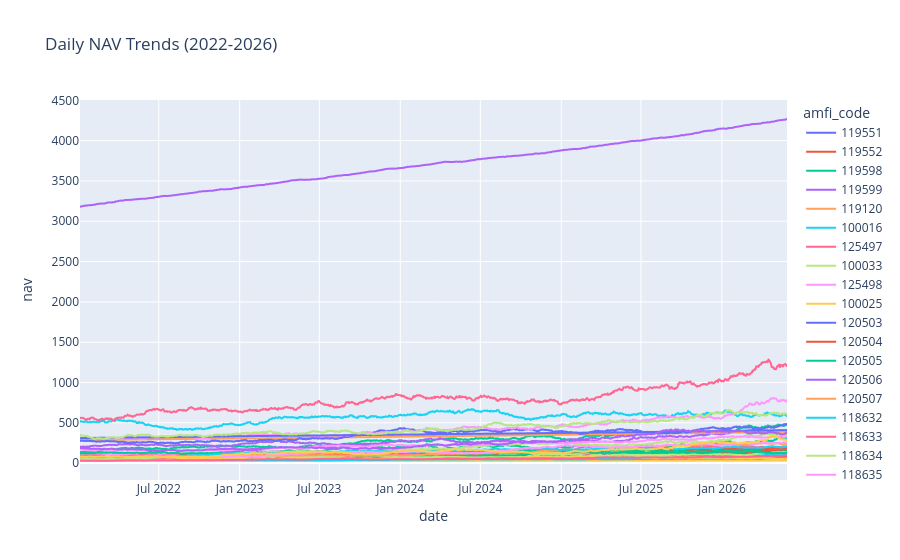

This figure's notebook cell:
### Code cell
nav["date"] = pd.to_datetime(nav["date"])

fig = px.line(
    nav,
    x="date",
    y="nav",
    color="amfi_code",
    title="Daily NAV Trends (2022-2026)"
)

fig.show()

### Figure 1 — Plotly figure (JSON) as saved in the notebook; plotly's stock layout.template omitted (floating-point values rounded to 4 significant figures; data arrays with more than 128 entries replaced by an {"elided": "..."} marker saying what was removed)
{"data": [{"hovertemplate": "amfi_code=119551<br>date=%{x}<br>nav=%{y}<extra></extra>", "legendgroup": "119551", "line": {"color": "#636efa", "dash": "solid"}, "marker": {"symbol": "circle"}, "mode": "lines", "name": "119551", "showlegend": true, "type": "scattergl", "x": {"elided": "1150 str values"}, "xaxis": "x", "y": {"elided": "1150 float values"}, "yaxis": "y"}, {"hovertemplate": "amfi_code=119552<br>date=%{x}<br>nav=%{y}<extra></extra>", "legendgroup": "119552", "line": {"color": "#EF553B", "dash": "solid"}, "marker": {"symbol": "circle"}, "mode": "lines", "name": "119552", "showlegend": true, "type": "scattergl", "x": {"elided": "1150 str values"}, "xaxis": "x", "y": {"elided": "1150 float values"}, "yaxis": "y"}, {"hovertemplate": "amfi_code=119598<br>date=%{x}<br>nav=%{y}<extra></extra>", "legendgroup": "119598", "line": {"color": "#00cc96", "dash": "solid"}, "marker": {"symbol": "circle"}, "mode": "lines", "name": "119598", "showlegend": true, "type": "scattergl", "x": {"elided": "1150 str values"}, "xaxis": "x", "y": {"elided": "1150 float values"}, "yaxis": "y"}, {"hovertemplate": "amfi_code=119599<br>date=%{x}<br>nav=%{y}<extra></extra>", "legendgroup": "119599", "line": {"color": "#ab63fa", "dash": "solid"}, "marker": {"symbol": "circle"}, "mode": "lines", "name": "119599", "showlegend": true, "type": "scattergl", "x": {"elided": "1150 str values"}, "xaxis": "x", "y": {"elided": "1150 float values"}, "yaxis": "y"}, {"hovertemplate": "amfi_code=119120<br>date=%{x}<br>nav=%{y}<extra></extra>", "legendgroup": "119120", "line": {"color": "#FFA15A", "dash": "solid"}, "marker": {"symbol": "circle"}, "mode": "lines", "name": "119120", "showlegend": true, "type": "scattergl", "x": {"elided": "1150 str values"}, "xaxis": "x", "y": {"elided": "1150 float values"}, "yaxis": "y"}, {"hovertemplate": "amfi_code=100016<br>date=%{x}<br>nav=%{y}<extra></extra>", "legendgroup": "100016", "line": {"color": "#19d3f3", "dash": "solid"}, "marker": {"symbol": "circle"}, "mode": "lines", "name": "100016", "showlegend": true, "type": "scattergl", "x": {"elided": "1150 str values"}, "xaxis": "x", "y": {"elided": "1150 float values"}, "yaxis": "y"}, {"hovertemplate": "amfi_code=125497<br>date=%{x}<br>nav=%{y}<extra></extra>", "legendgroup": "125497", "line": {"color": "#FF6692", "dash": "solid"}, "marker": {"symbol": "circle"}, "mode": "lines", "name": "125497", "showlegend": true, "type": "scattergl", "x": {"elided": "1150 str values"}, "xaxis": "x", "y": {"elided": "1150 float values"}, "yaxis": "y"}, {"hovertemplate": "amfi_code=100033<br>date=%{x}<br>nav=%{y}<extra></extra>", "legendgroup": "100033", "line": {"color": "#B6E880", "dash": "solid"}, "marker": {"symbol": "circle"}, "mode": "lines", "name": "100033", "showlegend": true, "type": "scattergl", "x": {"elided": "1150 str values"}, "xaxis": "x", "y": {"elided": "1150 float values"}, "yaxis": "y"}, {"hovertemplate": "amfi_code=125498<br>date=%{x}<br>nav=%{y}<extra></extra>", "legendgroup": "125498", "line": {"color": "#FF97FF", "dash": "solid"}, "marker": {"symbol": "circle"}, "mode": "lines", "name": "125498", "showlegend": true, "type": "scattergl", "x": {"elided": "1150 str values"}, "xaxis": "x", "y": {"elided": "1150 float values"}, "yaxis": "y"}, {"hovertemplate": "amfi_code=100025<br>date=%{x}<br>nav=%{y}<extra></extra>", "legendgroup": "100025", "line": {"color": "#FECB52", "dash": "solid"}, "marker": {"symbol": "circle"}, "mode": "lines", "name": "100025", "showlegend": true, "type": "scattergl", "x": {"elided": "1150 str values"}, "xaxis": "x", "y": {"elided": "1150 float values"}, "yaxis": "y"}, {"hovertemplate": "amfi_code=120503<br>date=%{x}<br>nav=%{y}<extra></extra>", "legendgroup": "120503", "line": {"color": "#636efa", "dash": "solid"}, "marker": {"symbol": "circle"}, "mode": "lines", "name": "120503", "showlegend": true, "type": "scattergl", "x": {"elided": "1150 str values"}, "xaxis": "x", "y": {"elided": "1150 float values"}, "yaxis": "y"}, {"hovertemplate": "amfi_code=120504<br>date=%{x}<br>nav=%{y}<extra></extra>", "legendgroup": "120504", "line": {"color": "#EF553B", "dash": "solid"}, "marker": {"symbol": "circle"}, "mode": "lines", "name": "120504", "showlegend": true, "type": "scattergl", "x": {"elided": "1150 str values"}, "xaxis": "x", "y": {"elided": "1150 float values"}, "yaxis": "y"}, {"hovertemplate": "amfi_code=120505<br>date=%{x}<br>nav=%{y}<extra></extra>", "legendgroup": "120505", "line": {"color": "#00cc96", "dash": "solid"}, "marker": {"symbol": "circle"}, "mode": "lines", "name": "120505", "showlegend": true, "type": "scattergl", "x": {"elided": "1150 str values"}, "xaxis": "x", "y": {"elided": "1150 float values"}, "yaxis": "y"}, {"hovertemplate": "amfi_code=120506<br>date=%{x}<br>nav=%{y}<extra></extra>", "legendgroup": "120506", "line": {"color": "#ab63fa", "dash": "solid"}, "marker": {"symbol": "circle"}, "mode": "lines", "name": "120506", "showlegend": true, "type": "scattergl", "x": {"elided": "1150 str values"}, "xaxis": "x", "y": {"elided": "1150 float values"}, "yaxis": "y"}, {"hovertemplate": "amfi_code=120507<br>date=%{x}<br>nav=%{y}<extra></extra>", "legendgroup": "120507", "line": {"color": "#FFA15A", "dash": "solid"}, "marker": {"symbol": "circle"}, "mode": "lines", "name": "120507", "showlegend": true, "type": "scattergl", "x": {"elided": "1150 str values"}, "xaxis": "x", "y": {"elided": "1150 float values"}, "yaxis": "y"}, {"hovertemplate": "amfi_code=118632<br>date=%{x}<br>nav=%{y}<extra></extra>", "legendgroup": "118632", "line": {"color": "#19d3f3", "dash": "solid"}, "marker": {"symbol": "circle"}, "mode": "lines", "name": "118632", "showlegend": true, "type": "scattergl", "x": {"elided": "1150 str values"}, "xaxis": "x", "y": {"elided": "1150 float values"}, "yaxis": "y"}, {"hovertemplate": "amfi_code=118633<br>date=%{x}<br>nav=%{y}<extra></extra>", "legendgroup": "118633", "line": {"color": "#FF6692", "dash": "solid"}, "marker": {"symbol": "circle"}, "mode": "lines", "name": "118633", "showlegend": true, "type": "scattergl", "x": {"elided": "1150 str values"}, "xaxis": "x", "y": {"elided": "1150 float values"}, "yaxis": "y"}, {"hovertemplate": "amfi_code=118634<br>date=%{x}<br>nav=%{y}<extra></extra>", "legendgroup": "118634", "line": {"color": "#B6E880", "dash": "solid"}, "marker": {"symbol": "circle"}, "mode": "lines", "name": "118634", "showlegend": true, "type": "scattergl", "x": {"elided": "1150 str values"}, "xaxis": "x", "y": {"elided": "1150 float values"}, "yaxis": "y"}, {"hovertemplate": "amfi_code=118635<br>date=%{x}<br>nav=%{y}<extra></extra>", "legendgroup": "118635", "line": {"color": "#FF97FF", "dash": "solid"}, "marker": {"symbol": "circle"}, "mode": "lines", "name": "118635", "showlegend": true, "type": "scattergl", "x": {"elided": "1150 str values"}, "xaxis": "x", "y": {"elided": "1150 float values"}, "yaxis": "y"}, {"hovertemplate": "amfi_code=118636<br>date=%{x}<br>nav=%{y}<extra></extra>", "legendgroup": "118636", "line": {"color": "#FECB52", "dash": "solid"}, "marker": {"symbol": "circle"}, "mode": "lines", "name": "118636", "showlegend": true, "type": "scattergl", "x": {"elided": "1150 str values"}, "xaxis": "x", "y": {"elided": "1150 float values"}, "yaxis": "y"}, {"hovertemplate": "amfi_code=120841<br>date=%{x}<br>nav=%{y}<extra></extra>", "legendgroup": "120841", "line": {"color": "#636efa", "dash": "solid"}, "marker": {"symbol": "circle"}, "mode": "lines", "name": "120841", "showlegend": true, "type": "scattergl", "x": {"elided": "1150 str values"}, "xaxis": "x", "y": {"elided": "1150 float values"}, "yaxis": "y"}, {"hovertemplate": "amfi_code=120842<br>date=%{x}<br>nav=%{y}<extra></extra>", "legendgroup": "120842", "line": {"color": "#EF553B", "dash": "solid"}, "marker": {"symbol": "circle"}, "mode": "lines", "name": "120842", "showlegend": true, "type": "scattergl", "x": {"elided": "1150 str values"}, "xaxis": "x", "y": {"elided": "1150 float values"}, "yaxis": "y"}, {"hovertemplate": "amfi_code=120843<br>date=%{x}<br>nav=%{y}<extra></extra>", "legendgroup": "120843", "line": {"color": "#00cc96", "dash": "solid"}, "marker": {"symbol": "circle"}, "mode": "lines", "name": "120843", "showlegend": true, "type": "scattergl", "x": {"elided": "1150 str values"}, "xaxis": "x", "y": {"elided": "1150 float values"}, "yaxis": "y"}, {"hovertemplate": "amfi_code=120844<br>date=%{x}<br>nav=%{y}<extra></extra>", "legendgroup": "120844", "line": {"color": "#ab63fa", "dash": "solid"}, "marker": {"symbol": "circle"}, "mode": "lines", "name": "120844", "showlegend": true, "type": "scattergl", "x": {"elided": "1150 str values"}, "xaxis": "x", "y": {"elided": "1150 float values"}, "yaxis": "y"}, {"hovertemplate": "amfi_code=119092<br>date=%{x}<br>nav=%{y}<extra></extra>", "legendgroup": "119092", "line": {"color": "#FFA15A", "dash": "solid"}, "marker": {"symbol": "circle"}, "mode": "lines", "name": "119092", "showlegend": true, "type": "scattergl", "x": {"elided": "1150 str values"}, "xaxis": "x", "y": {"elided": "1150 float values"}, "yaxis": "y"}, {"hovertemplate": "amfi_code=119093<br>date=%{x}<br>nav=%{y}<extra></extra>", "legendgroup": "119093", "line": {"color": "#19d3f3", "dash": "solid"}, "marker": {"symbol": "circle"}, "mode": "lines", "name": "119093", "showlegend": true, "type": "scattergl", "x": {"elided": "1150 str values"}, "xaxis": "x", "y": {"elided": "1150 float values"}, "yaxis": "y"}, {"hovertemplate": "amfi_code=119094<br>date=%{x}<br>nav=%{y}<extra></extra>", "legendgroup": "119094", "line": {"color": "#FF6692", "dash": "solid"}, "marker": {"symbol": "circle"}, "mode": "lines", "name": "119094", "showlegend": true, "type": "scattergl", "x": {"elided": "1150 str values"}, "xaxis": "x", "y": {"elided": "1150 float values"}, "yaxis": "y"}, {"hovertemplate": "amfi_code=119095<br>date=%{x}<br>nav=%{y}<extra></extra>", "legendgroup": "119095", "line": {"color": "#B6E880", "dash": "solid"}, "marker": {"symbol": "circle"}, "mode": "lines", "name": "119095", "showlegend": true, "type": "scattergl", "x": {"elided": "1150 str values"}, "xaxis": "x", "y": {"elided": "1150 float values"}, "yaxis": "y"}, {"hovertemplate": "amfi_code=101206<br>date=%{x}<br>nav=%{y}<extra></extra>", "legendgroup": "101206", "line": {"color": "#FF97FF", "dash": "solid"}, "marker": {"symbol": "circle"}, "mode": "lines", "name": "101206", "showlegend": true, "type": "scattergl", "x": {"elided": "1150 str values"}, "xaxis": "x", "y": {"elided": "1150 float values"}, "yaxis": "y"}, {"hovertemplate": "amfi_code=101207<br>date=%{x}<br>nav=%{y}<extra></extra>", "legendgroup": "101207", "line": {"color": "#FECB52", "dash": "solid"}, "marker": {"symbol": "circle"}, "mode": "lines", "name": "101207", "showlegend": true, "type": "scattergl", "x": {"elided": "1150 str values"}, "xaxis": "x", "y": {"elided": "1150 float values"}, "yaxis": "y"}, {"hovertemplate": "amfi_code=101208<br>date=%{x}<br>nav=%{y}<extra></extra>", "legendgroup": "101208", "line": {"color": "#636efa", "dash": "solid"}, "marker": {"symbol": "circle"}, "mode": "lines", "name": "101208", "showlegend": true, "type": "scattergl", "x": {"elided": "1150 str values"}, "xaxis": "x", "y": {"elided": "1150 float values"}, "yaxis": "y"}, {"hovertemplate": "amfi_code=102885<br>date=%{x}<br>nav=%{y}<extra></extra>", "legendgroup": "102885", "line": {"color": "#EF553B", "dash": "solid"}, "marker": {"symbol": "circle"}, "mode": "lines", "name": "102885", "showlegend": true, "type": "scattergl", "x": {"elided": "1150 str values"}, "xaxis": "x", "y": {"elided": "1150 float values"}, "yaxis": "y"}, {"hovertemplate": "amfi_code=102886<br>date=%{x}<br>nav=%{y}<extra></extra>", "legendgroup": "102886", "line": {"color": "#00cc96", "dash": "solid"}, "marker": {"symbol": "circle"}, "mode": "lines", "name": "102886", "showlegend": true, "type": "scattergl", "x": {"elided": "1150 str values"}, "xaxis": "x", "y": {"elided": "1150 float values"}, "yaxis": "y"}, {"hovertemplate": "amfi_code=102887<br>date=%{x}<br>nav=%{y}<extra></extra>", "legendgroup": "102887", "line": {"color": "#ab63fa", "dash": "solid"}, "marker": {"symbol": "circle"}, "mode": "lines", "name": "102887", "showlegend": true, "type": "scattergl", "x": {"elided": "1150 str values"}, "xaxis": "x", "y": {"elided": "1150 float values"}, "yaxis": "y"}, {"hovertemplate": "amfi_code=148567<br>date=%{x}<br>nav=%{y}<extra></extra>", "legendgroup": "148567", "line": {"color": "#FFA15A", "dash": "solid"}, "marker": {"symbol": "circle"}, "mode": "lines", "name": "148567", "showlegend": true, "type": "scattergl", "x": {"elided": "1150 str values"}, "xaxis": "x", "y": {"elided": "1150 float values"}, "yaxis": "y"}, {"hovertemplate": "amfi_code=148568<br>date=%{x}<br>nav=%{y}<extra></extra>", "legendgroup": "148568", "line": {"color": "#19d3f3", "dash": "solid"}, "marker": {"symbol": "circle"}, "mode": "lines", "name": "148568", "showlegend": true, "type": "scattergl", "x": {"elided": "1150 str values"}, "xaxis": "x", "y": {"elided": "1150 float values"}, "yaxis": "y"}, {"hovertemplate": "amfi_code=148569<br>date=%{x}<br>nav=%{y}<extra></extra>", "legendgroup": "148569", "line": {"color": "#FF6692", "dash": "solid"}, "marker": {"symbol": "circle"}, "mode": "lines", "name": "148569", "showlegend": true, "type": "scattergl", "x": {"elided": "1150 str values"}, "xaxis": "x", "y": {"elided": "1150 float values"}, "yaxis": "y"}, {"hovertemplate": "amfi_code=149322<br>date=%{x}<br>nav=%{y}<extra></extra>", "legendgroup": "149322", "line": {"color": "#B6E880", "dash": "solid"}, "marker": {"symbol": "circle"}, "mode": "lines", "name": "149322", "showlegend": true, "type": "scattergl", "x": {"elided": "1150 str values"}, "xaxis": "x", "y": {"elided": "1150 float values"}, "yaxis": "y"}, {"hovertemplate": "amfi_code=149323<br>date=%{x}<br>nav=%{y}<extra></extra>", "legendgroup": "149323", "line": {"color": "#FF97FF", "dash": "solid"}, "marker": {"symbol": "circle"}, "mode": "lines", "name": "149323", "showlegend": true, "type": "scattergl", "x": {"elided": "1150 str values"}, "xaxis": "x", "y": {"elided": "1150 float values"}, "yaxis": "y"}, {"hovertemplate": "amfi_code=149324<br>date=%{x}<br>nav=%{y}<extra></extra>", "legendgroup": "149324", "line": {"color": "#FECB52", "dash": "solid"}, "marker": {"symbol": "circle"}, "mode": "lines", "name": "149324", "showlegend": true, "type": "scattergl", "x": {"elided": "1150 str values"}, "xaxis": "x", "y": {"elided": "1150 float values"}, "yaxis": "y"}], "layout": {"legend": {"title": {"text": "amfi_code"}, "tracegroupgap": 0}, "title": {"text": "Daily NAV Trends (2022-2026)"}, "xaxis": {"anchor": "y", "domain": [0, 1], "title": {"text": "date"}}, "yaxis": {"anchor": "x", "domain": [0, 1], "title": {"text": "nav"}}}}
